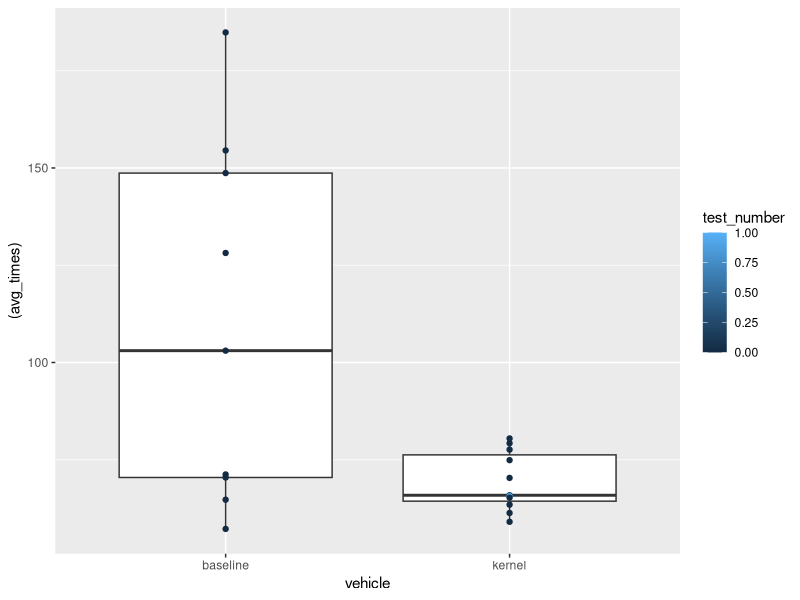
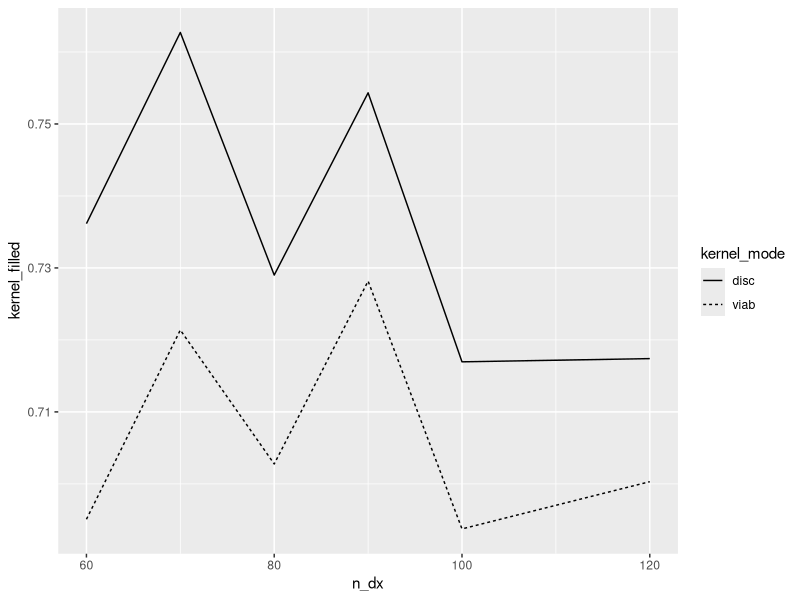
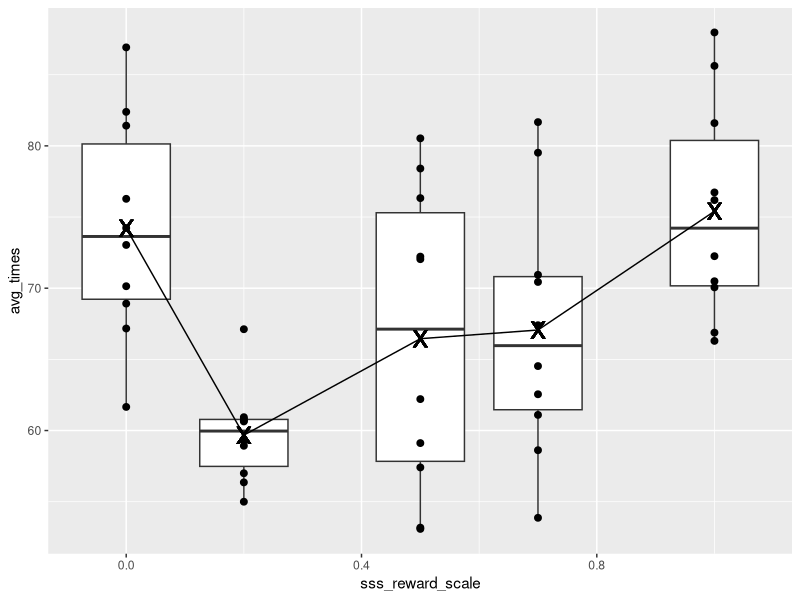
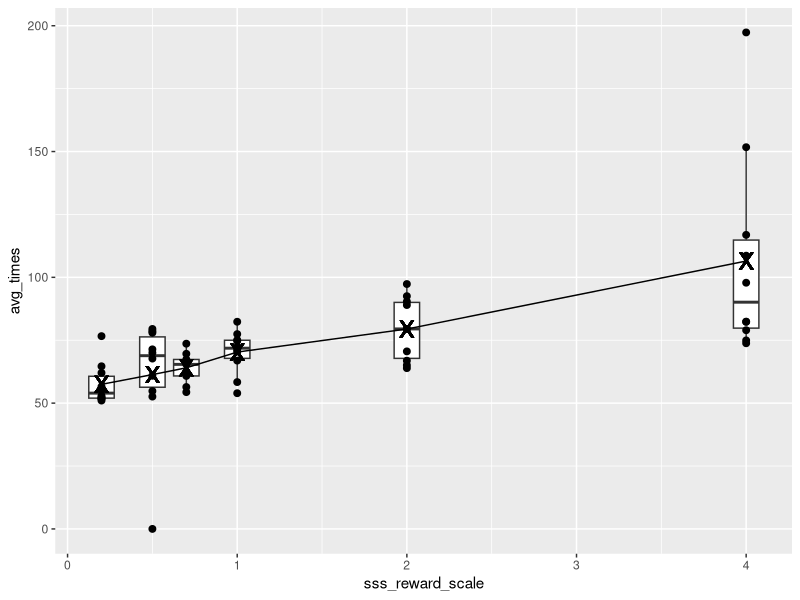

Recreate these plots in R, in order.
## ---- chunk 1
knitr::opts_chunk$set(echo = FALSE)

test_data = read.csv("PaperTable.csv")
library(ggplot2)
library(dplyr)

## ---- chunk 2

test_data %>%
  filter(EvalName=="BaselineComp")%>%
  select(avg_times, success_rate, test_number, reward, kernel_reward, vehicle, test_number) %>%
  ggplot(aes(x=vehicle, y=(avg_times), color=test_number))+
  geom_boxplot()+
  geom_point()

## ---- chunk 3

test_data %>%
  filter(EvalName=="KernelDiscret_ndx")%>%
  select(avg_times, success_rate, test_number, n_dx, constant_value, kernel_mode, kernel_filled)%>%
  ggplot(aes(x=n_dx, y=kernel_filled, group=kernel_mode))+
  geom_line(aes(linetype=kernel_mode))

## ---- chunk 4

test_data %>%
  filter(EvalName=="KernelReward"&test_number==1&kernel_reward=="Constant")%>%
  select(avg_times, success_rate, test_number, reward, kernel_reward, sss_reward_scale, test_number) %>%
  group_by(sss_reward_scale)%>%
  mutate(mean_time=mean(avg_times))%>%
  ggplot(aes(x=sss_reward_scale))+
  geom_boxplot(aes(y=avg_times, group=sss_reward_scale))+
  geom_point(aes(y=avg_times), size=2)+
  geom_line(aes(y=mean_time))+
  geom_point(aes(y=mean_time), shape='x', size=8)

## ---- chunk 5

test_data %>%
  filter(EvalName=="KernelReward"&test_number==1&kernel_reward=="Magnitude")%>%
  select(avg_times, success_rate, test_number, reward, kernel_reward, sss_reward_scale, test_number) %>%
  group_by(sss_reward_scale)%>%
  mutate(mean_time=mean(avg_times))%>%
  mutate(median_time=median(avg_times))%>%
  ggplot(aes(x=sss_reward_scale))+
  geom_boxplot(aes(y=avg_times, group=sss_reward_scale))+
  geom_point(aes(y=avg_times), size=2)+
  geom_line(aes(y=mean_time))+
  geom_point(aes(y=mean_time), shape='x', size=8)
